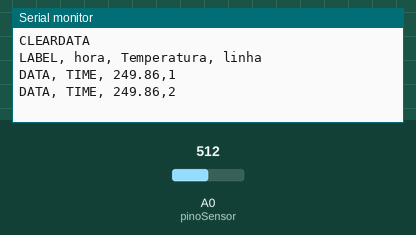
This sketch was run on a simulated Arduino Uno, built with avr-gcc and run on an emulated ATmega328P. Shown: the last lines printed to the serial monitor. The test bench sets the inputs (shaded band); at power-on: A0 (pinoSensor) = 512.

Above: at 1.8 s.
1.9 s: A0 (pinoSensor) set to 716
At 2.8 s:
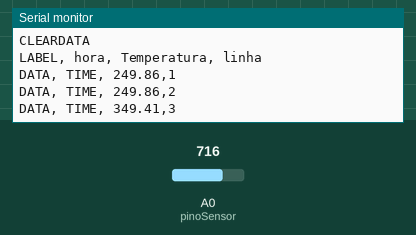
3.4 s: A0 (pinoSensor) set to 900
At 4.6 s:
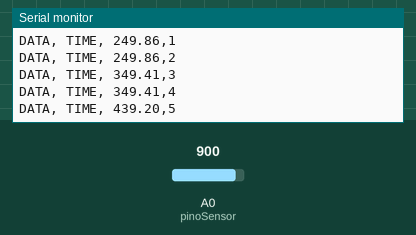
Timing chart, 0 to 6.4 s (numbered marks = the images above; inputs shaded):
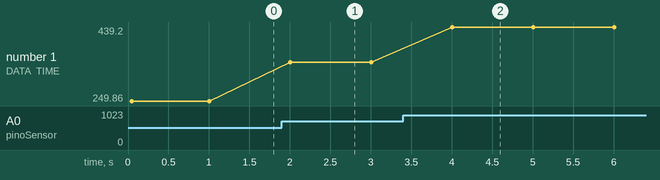

The sketch:

sketch_aug20a.ino
```cpp
int pinoSensor = 0;
int valorLido = 0;
float temperatura = 0;
int linha = 0;
void setup() {
  Serial.begin(9600);
  Serial.println("CLEARDATA");
  Serial.println("LABEL, hora, Temperatura, linha");
}

void loop() {
  valorLido = analogRead(pinoSensor);
  temperatura = (valorLido * 0.00488);
  temperatura = (temperatura * 100);
  linha++;
  Serial.print("DATA, TIME, ");
  Serial.print(temperatura);
  Serial.print(",");
  Serial.println(linha);

  if(linha > 100){
      linha = 0;
      Serial.println("ROW,SER,2");
      }
      delay(1000);
}
```

Measured:
- after the input at 1.9 s, the serial monitor: prints a new line after 0.10 s (image 1)
- after the input at 3.4 s, the serial monitor: prints a new line after 0.60 s (image 2)
- plotted number 1: 249.86 → 349.41 after the input at 1.9 s, 349.41 → 439.2 after the input at 3.4 s
